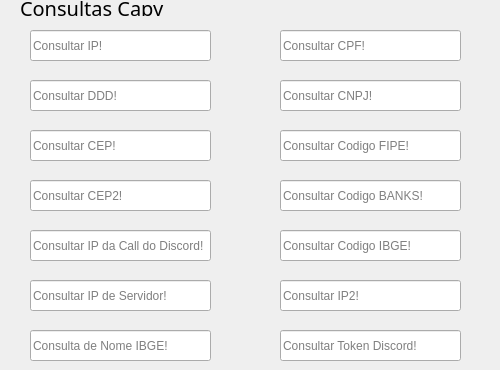
                  <widget class="QWidget" name="menu_page">
                   <widget class="QPushButton" name="consult_ip_btn">
                    <property name="geometry">
                     <rect>
                      <x>210</x>
                      <y>30</y>
                      <width>31</width>
                      <height>31</height>
                     </rect>
                    </property>
                    <property name="styleSheet">
                     <string notr="true">QPushButton {	
	border: none;
	background-color: transparent;
}
QPushButton:hover {
	background-color: rgb(52, 59, 72);
}
QPushButton:pressed {	
	background-color: rgb(85, 170, 0);
}</string>
                    </property>
                    <property name="text">
                     <string/>
                    </property>
                    <property name="icon">
                     <iconset>
                      <normaloff>../ICONS/24x24/cil-arrow-circle-right.png</normaloff>../ICONS/24x24/cil-arrow-circle-right.png</iconset>
                    </property>
                   </widget>
                   <widget class="QLineEdit" name="pick_ip">
                    <property name="geometry">
                     <rect>
                      <x>30</x>
                      <y>30</y>
                      <width>181</width>
                      <height>31</height>
                     </rect>
                    </property>
                    <property name="text">
                     <string/>
                    </property>
                    <property name="placeholderText">
                     <string>Consultar IP!</string>
                    </property>
                   </widget>
                   <widget class="QLabel" name="label_3">
                    <property name="geometry">
                     <rect>
                      <x>0</x>
                      <y>30</y>
                      <width>31</width>
                      <height>31</height>
                     </rect>
                    </property>
                    <property name="text">
                     <string/>
                    </property>
                    <property name="pixmap">
                     <pixmap>../ICONS/20x20/cil-rss.png</pixmap>
                    </property>
                   </widget>
                   <widget class="QPushButton" name="consult_ddd_btn">
                    <property name="geometry">
                     <rect>
                      <x>210</x>
                      <y>80</y>
                      <width>31</width>
                      <height>31</height>
                     </rect>
                    </property>
                    <property name="styleSheet">
                     <string notr="true">QPushButton {	
	border: none;
	background-color: transparent;
}
QPushButton:hover {
	background-color: rgb(52, 59, 72);
}
QPushButton:pressed {	
	background-color: rgb(85, 170, 0);
}</string>
                    </property>
                    <property name="text">
                     <string/>
                    </property>
                    <property name="icon">
                     <iconset>
                      <normaloff>../ICONS/24x24/cil-arrow-circle-right.png</normaloff>../ICONS/24x24/cil-arrow-circle-right.png</iconset>
                    </property>
                   </widget>
                   <widget class="QLineEdit" name="pick_ddd">
                    <property name="geometry">
                     <rect>
                      <x>30</x>
                      <y>80</y>
                      <width>181</width>
                      <height>31</height>
                     </rect>
                    </property>
                    <property name="text">
                     <string/>
                    </property>
                    <property name="placeholderText">
                     <string>Consultar DDD!</string>
                    </property>
                   </widget>
                   <widget class="QLabel" name="label_4">
                    <property name="geometry">
                     <rect>
                      <x>0</x>
                      <y>80</y>
                      <width>31</width>
                      <height>31</height>
                     </rect>
                    </property>
                    <property name="text">
                     <string/>
                    </property>
                    <property name="pixmap">
                     <pixmap>../ICONS/20x20/cil-lightbulb.png</pixmap>
                    </property>
                   </widget>
                   <widget class="QLabel" name="label_7">
                    <property name="geometry">
                     <rect>
                      <x>0</x>
                      <y>130</y>
                      <width>31</width>
                      <height>31</height>
                     </rect>
                    </property>
                    <property name="text">
                     <string/>
                    </property>
                    <property name="pixmap">
                     <pixmap>../ICONS/20x20/cil-rain.png</pixmap>
                    </property>
                   </widget>
                   <widget class="QLineEdit" name="pick_cep">
                    <property name="geometry">
                     <rect>
                      <x>30</x>
                      <y>130</y>
                      <width>181</width>
                      <height>31</height>
                     </rect>
                    </property>
                    <property name="text">
                     <string/>
                    </property>
                    <property name="placeholderText">
                     <string>Consultar CEP!</string>
                    </property>
                   </widget>
                   <widget class="QPushButton" name="consult_cep_btn">
                    <property name="geometry">
                     <rect>
                      <x>210</x>
                      <y>130</y>
                      <width>31</width>
                      <height>31</height>
                     </rect>
                    </property>
                    <property name="styleSheet">
                     <string notr="true">QPushButton {	
	border: none;
	background-color: transparent;
}
QPushButton:hover {
	background-color: rgb(52, 59, 72);
}
QPushButton:pressed {	
	background-color: rgb(85, 170, 0);
}</string>
                    </property>
                    <property name="text">
                     <string/>
                    </property>
                    <property name="icon">
                     <iconset>
                      <normaloff>../ICONS/24x24/cil-arrow-circle-right.png</normaloff>../ICONS/24x24/cil-arrow-circle-right.png</iconset>
                    </property>
                   </widget>
                   <widget class="QLabel" name="label_8">
                    <property name="geometry">
                     <rect>
                      <x>20</x>
                      <y>0</y>
                      <width>161</width>
                      <height>16</height>
                     </rect>
                    </property>
                    <property name="font">
                     <font>
                      <family>Uni Sans Heavy CAPS</family>
                      <pointsize>15</pointsize>
                      <weight>50</weight>
                      <bold>false</bold>
                     </font>
                    </property>
                    <property name="text">
                     <string>Consultas Capy</string>
                    </property>
                   </widget>
                   <widget class="QLabel" name="label_9">
                    <property name="geometry">
                     <rect>
                      <x>0</x>
                      <y>0</y>
                      <width>21</width>
                      <height>16</height>
                     </rect>
                    </property>
                    <property name="text">
                     <string/>
                    </property>
                    <property name="pixmap">
                     <pixmap>../ICONS/16x16/cil-zoom-in.png</pixmap>
                    </property>
                   </widget>
                   <widget class="QLineEdit" name="pick_discord_ip">
                    <property name="geometry">
                     <rect>
                      <x>30</x>
                      <y>230</y>
                      <width>181</width>
                      <height>31</height>
                     </rect>
                    </property>
                    <property name="text">
                     <string/>
                    </property>
                    <property name="placeholderText">
                     <string>Consultar IP da Call do Discord!</string>
                    </property>
                   </widget>
                   <widget class="QPushButton" name="consult_discord_ip_btn">
                    <property name="geometry">
                     <rect>
                      <x>210</x>
                      <y>230</y>
                      <width>31</width>
                      <height>31</height>
                     </rect>
                    </property>
                    <property name="styleSheet">
                     <string notr="true">QPushButton {	
	border: none;
	background-color: transparent;
}
QPushButton:hover {
	background-color: rgb(52, 59, 72);
}
QPushButton:pressed {	
	background-color: rgb(85, 170, 0);
}</string>
                    </property>
                    <property name="text">
                     <string/>
                    </property>
                    <property name="icon">
                     <iconset>
                      <normaloff>../ICONS/24x24/cil-arrow-circle-right.png</normaloff>../ICONS/24x24/cil-arrow-circle-right.png</iconset>
                    </property>
                   </widget>
                   <widget class="QLabel" name="label_14">
                    <property name="geometry">
                     <rect>
                      <x>0</x>
                      <y>230</y>
                      <width>31</width>
                      <height>31</height>
                     </rect>
                    </property>
                    <property name="text">
                     <string/>
                    </property>
                    <property name="pixmap">
                     <pixmap>../ICONS/20x20/cil-location-pin.png</pixmap>
                    </property>
                   </widget>
                   <widget class="QLineEdit" name="pick_cep_2">
                    <property name="geometry">
                     <rect>
                      <x>30</x>
                      <y>180</y>
                      <width>181</width>
                      <height>31</height>
                     </rect>
                    </property>
                    <property name="text">
                     <string/>
                    </property>
                    <property name="placeholderText">
                     <string>Consultar CEP2!</string>
                    </property>
                   </widget>
                   <widget class="QPushButton" name="consult_cep_2_btn">
                    <property name="geometry">
                     <rect>
                      <x>210</x>
                      <y>180</y>
                      <width>31</width>
                      <height>31</height>
                     </rect>
                    </property>
                    <property name="styleSheet">
                     <string notr="true">QPushButton {	
	border: none;
	background-color: transparent;
}
QPushButton:hover {
	background-color: rgb(52, 59, 72);
}
QPushButton:pressed {	
	background-color: rgb(85, 170, 0);
}</string>
                    </property>
                    <property name="text">
                     <string/>
                    </property>
                    <property name="icon">
                     <iconset>
                      <normaloff>../ICONS/24x24/cil-arrow-circle-right.png</normaloff>../ICONS/24x24/cil-arrow-circle-right.png</iconset>
                    </property>
                   </widget>
                   <widget class="QLabel" name="label_15">
                    <property name="geometry">
                     <rect>
                      <x>0</x>
                      <y>180</y>
                      <width>31</width>
                      <height>31</height>
                     </rect>
                    </property>
                    <property name="text">
                     <string/>
                    </property>
                    <property name="pixmap">
                     <pixmap>../ICONS/20x20/cil-star.png</pixmap>
                    </property>
                   </widget>
                   <widget class="QLabel" name="label_16">
                    <property name="geometry">
                     <rect>
                      <x>0</x>
                      <y>330</y>
                      <width>31</width>
                      <height>31</height>
                     </rect>
                    </property>
                    <property name="text">
                     <string/>
                    </property>
                    <property name="pixmap">
                     <pixmap>../ICONS/20x20/cil-mood-very-good.png</pixmap>
                    </property>
                   </widget>
                   <widget class="QLineEdit" name="pick_ibge_name">
                    <property name="geometry">
                     <rect>
                      <x>30</x>
                      <y>330</y>
                      <width>181</width>
                      <height>31</height>
                     </rect>
                    </property>
                    <property name="text">
                     <string/>
                    </property>
                    <property name="placeholderText">
                     <string>Consulta de Nome IBGE!</string>
                    </property>
                   </widget>
                   <widget class="QPushButton" name="consult_ibge_name_btn">
                    <property name="geometry">
                     <rect>
                      <x>210</x>
                      <y>330</y>
                      <width>31</width>
                      <height>31</height>
                     </rect>
                    </property>
                    <property name="styleSheet">
                     <string notr="true">QPushButton {	
	border: none;
	background-color: transparent;
}
QPushButton:hover {
	background-color: rgb(52, 59, 72);
}
QPushButton:pressed {	
	background-color: rgb(85, 170, 0);
}</string>
                    </property>
                    <property name="text">
                     <string/>
                    </property>
                    <property name="icon">
                     <iconset>
                      <normaloff>../ICONS/24x24/cil-arrow-circle-right.png</normaloff>../ICONS/24x24/cil-arrow-circle-right.png</iconset>
                    </property>
                   </widget>
                   <widget class="QLabel" name="label_17">
                    <property name="geometry">
                     <rect>
                      <x>0</x>
                      <y>280</y>
                      <width>31</width>
                      <height>31</height>
                     </rect>
                    </property>
                    <property name="text">
                     <string/>
                    </property>
                    <property name="pixmap">
                     <pixmap>../ICONS/20x20/cil-pin.png</pixmap>
                    </property>
                   </widget>
                   <widget class="QPushButton" name="consult_server_ip_btn">
                    <property name="geometry">
                     <rect>
                      <x>210</x>
                      <y>280</y>
                      <width>31</width>
                      <height>31</height>
                     </rect>
                    </property>
                    <property name="styleSheet">
                     <string notr="true">QPushButton {	
	border: none;
	background-color: transparent;
}
QPushButton:hover {
	background-color: rgb(52, 59, 72);
}
QPushButton:pressed {	
	background-color: rgb(85, 170, 0);
}</string>
                    </property>
                    <property name="text">
                     <string/>
                    </property>
                    <property name="icon">
                     <iconset>
                      <normaloff>../ICONS/24x24/cil-arrow-circle-right.png</normaloff>../ICONS/24x24/cil-arrow-circle-right.png</iconset>
                    </property>
                   </widget>
                   <widget class="QLineEdit" name="pick_server_ip">
                    <property name="geometry">
                     <rect>
                      <x>30</x>
                      <y>280</y>
                      <width>181</width>
                      <height>31</height>
                     </rect>
                    </property>
                    <property name="text">
                     <string/>
                    </property>
                    <property name="placeholderText">
                     <string>Consultar IP de Servidor!</string>
                    </property>
                   </widget>
                   <widget class="QLabel" name="label_18">
                    <property name="geometry">
                     <rect>
                      <x>250</x>
                      <y>80</y>
                      <width>31</width>
                      <height>31</height>
                     </rect>
                    </property>
                    <property name="text">
                     <string/>
                    </property>
                    <property name="pixmap">
                     <pixmap>../ICONS/20x20/cil-link-broken.png</pixmap>
                    </property>
                   </widget>
                   <widget class="QLineEdit" name="pick_cnpj">
                    <property name="geometry">
                     <rect>
                      <x>280</x>
                      <y>80</y>
                      <width>181</width>
                      <height>31</height>
                     </rect>
                    </property>
                    <property name="text">
                     <string/>
                    </property>
                    <property name="placeholderText">
                     <string>Consultar CNPJ!</string>
                    </property>
                   </widget>
                   <widget class="QPushButton" name="consult_cnpj_btn">
                    <property name="geometry">
                     <rect>
                      <x>460</x>
                      <y>80</y>
                      <width>31</width>
                      <height>31</height>
                     </rect>
                    </property>
                    <property name="styleSheet">
                     <string notr="true">QPushButton {	
	border: none;
	background-color: transparent;
}
QPushButton:hover {
	background-color: rgb(52, 59, 72);
}
QPushButton:pressed {	
	background-color: rgb(85, 170, 0);
}</string>
                    </property>
                    <property name="text">
                     <string/>
                    </property>
                    <property name="icon">
                     <iconset>
                      <normaloff>../ICONS/24x24/cil-arrow-circle-right.png</normaloff>../ICONS/24x24/cil-arrow-circle-right.png</iconset>
                    </property>
                   </widget>
                   <widget class="QLineEdit" name="pick_cpf">
                    <property name="geometry">
                     <rect>
                      <x>280</x>
                      <y>30</y>
                      <width>181</width>
                      <height>31</height>
                     </rect>
                    </property>
                    <property name="text">
                     <string/>
                    </property>
                    <property name="placeholderText">
                     <string>Consultar CPF!</string>
                    </property>
                   </widget>
                   <widget class="QPushButton" name="consult_cpf_btn">
                    <property name="geometry">
                     <rect>
                      <x>460</x>
                      <y>30</y>
                      <width>31</width>
                      <height>31</height>
                     </rect>
                    </property>
                    <property name="styleSheet">
                     <string notr="true">QPushButton {	
	border: none;
	background-color: transparent;
}
QPushButton:hover {
	background-color: rgb(52, 59, 72);
}
QPushButton:pressed {	
	background-color: rgb(85, 170, 0);
}</string>
                    </property>
                    <property name="text">
                     <string/>
                    </property>
                    <property name="icon">
                     <iconset>
                      <normaloff>../ICONS/24x24/cil-arrow-circle-right.png</normaloff>../ICONS/24x24/cil-arrow-circle-right.png</iconset>
                    </property>
                   </widget>
                   <widget class="QLabel" name="label_19">
                    <property name="geometry">
                     <rect>
                      <x>250</x>
                      <y>30</y>
                      <width>31</width>
                      <height>31</height>
                     </rect>
                    </property>
                    <property name="text">
                     <string/>
                    </property>
                    <property name="pixmap">
                     <pixmap>../ICONS/20x20/cil-paperclip.png</pixmap>
                    </property>
                   </widget>
                   <widget class="QLineEdit" name="pick_fipe_code">
                    <property name="geometry">
                     <rect>
                      <x>280</x>
                      <y>130</y>
                      <width>181</width>
                      <height>31</height>
                     </rect>
                    </property>
                    <property name="text">
                     <string/>
                    </property>
                    <property name="placeholderText">
                     <string>Consultar Codigo FIPE!</string>
                    </property>
                   </widget>
                   <widget class="QPushButton" name="consult_fipe_code_btn">
                    <property name="geometry">
                     <rect>
                      <x>460</x>
                      <y>130</y>
                      <width>31</width>
                      <height>31</height>
                     </rect>
                    </property>
                    <property name="styleSheet">
                     <string notr="true">QPushButton {	
	border: none;
	background-color: transparent;
}
QPushButton:hover {
	background-color: rgb(52, 59, 72);
}
QPushButton:pressed {	
	background-color: rgb(85, 170, 0);
}</string>
                    </property>
                    <property name="text">
                     <string/>
                    </property>
                    <property name="icon">
                     <iconset>
                      <normaloff>../ICONS/24x24/cil-arrow-circle-right.png</normaloff>../ICONS/24x24/cil-arrow-circle-right.png</iconset>
                    </property>
                   </widget>
                   <widget class="QLabel" name="label_20">
                    <property name="geometry">
                     <rect>
                      <x>250</x>
                      <y>130</y>
                      <width>31</width>
                      <height>31</height>
                     </rect>
                    </property>
                    <property name="text">
                     <string/>
                    </property>
                    <property name="pixmap">
                     <pixmap>../ICONS/20x20/cil-speedometer.png</pixmap>
                    </property>
                   </widget>
                   <widget class="QPushButton" name="consult_banks_code_btn">
                    <property name="geometry">
                     <rect>
                      <x>460</x>
                      <y>180</y>
                      <width>31</width>
                      <height>31</height>
                     </rect>
                    </property>
                    <property name="styleSheet">
                     <string notr="true">QPushButton {	
	border: none;
	background-color: transparent;
}
QPushButton:hover {
	background-color: rgb(52, 59, 72);
}
QPushButton:pressed {	
	background-color: rgb(85, 170, 0);
}</string>
                    </property>
                    <property name="text">
                     <string/>
                    </property>
                    <property name="icon">
                     <iconset>
                      <normaloff>../ICONS/24x24/cil-arrow-circle-right.png</normaloff>../ICONS/24x24/cil-arrow-circle-right.png</iconset>
                    </property>
                   </widget>
                   <widget class="QLabel" name="label_21">
                    <property name="geometry">
                     <rect>
                      <x>250</x>
                      <y>180</y>
                      <width>31</width>
                      <height>31</height>
                     </rect>
                    </property>
                    <property name="text">
                     <string/>
                    </property>
                    <property name="pixmap">
                     <pixmap>../ICONS/20x20/cil-https.png</pixmap>
                    </property>
                   </widget>
                   <widget class="QLineEdit" name="pick_banks_code">
                    <property name="geometry">
                     <rect>
                      <x>280</x>
                      <y>180</y>
                      <width>181</width>
                      <height>31</height>
                     </rect>
                    </property>
                    <property name="text">
                     <string/>
                    </property>
                    <property name="placeholderText">
                     <string>Consultar Codigo BANKS!</string>
                    </property>
                   </widget>
                   <widget class="QLabel" name="label_22">
                    <property name="geometry">
                     <rect>
                      <x>250</x>
                      <y>230</y>
                      <width>31</width>
                      <height>31</height>
                     </rect>
                    </property>
                    <property name="text">
                     <string/>
                    </property>
                    <property name="pixmap">
                     <pixmap>../ICONS/20x20/cil-envelope-closed.png</pixmap>
                    </property>
                   </widget>
                   <widget class="QLineEdit" name="pick_ibge_code">
                    <property name="geometry">
                     <rect>
                      <x>280</x>
                      <y>230</y>
                      <width>181</width>
                      <height>31</height>
                     </rect>
                    </property>
                    <property name="text">
                     <string/>
                    </property>
                    <property name="placeholderText">
                     <string>Consultar Codigo IBGE!</string>
                    </property>
                   </widget>
                   <widget class="QPushButton" name="consult_ibge_code_btn">
                    <property name="geometry">
                     <rect>
                      <x>460</x>
                      <y>230</y>
                      <width>31</width>
                      <height>31</height>
                     </rect>
                    </property>
                    <property name="styleSheet">
                     <string notr="true">QPushButton {	
	border: none;
	background-color: transparent;
}
QPushButton:hover {
	background-color: rgb(52, 59, 72);
}
QPushButton:pressed {	
	background-color: rgb(85, 170, 0);
}</string>
                    </property>
                    <property name="text">
                     <string/>
                    </property>
                    <property name="icon">
                     <iconset>
                      <normaloff>../ICONS/24x24/cil-arrow-circle-right.png</normaloff>../ICONS/24x24/cil-arrow-circle-right.png</iconset>
                    </property>
                   </widget>
                   <widget class="QLineEdit" name="pick_ip2">
                    <property name="geometry">
                     <rect>
                      <x>280</x>
                      <y>280</y>
                      <width>181</width>
                      <height>31</height>
                     </rect>
                    </property>
                    <property name="text">
                     <string/>
                    </property>
                    <property name="placeholderText">
                     <string>Consultar IP2!</string>
                    </property>
                   </widget>
                   <widget class="QLabel" name="label_23">
                    <property name="geometry">
                     <rect>
                      <x>250</x>
                      <y>280</y>
                      <width>31</width>
                      <height>31</height>
                     </rect>
                    </property>
                    <property name="text">
                     <string/>
                    </property>
                    <property name="pixmap">
                     <pixmap>../ICONS/20x20/cil-gamepad.png</pixmap>
                    </property>
                   </widget>
                   <widget class="QPushButton" name="consult_ip2_btn">
                    <property name="geometry">
                     <rect>
                      <x>460</x>
                      <y>280</y>
                      <width>31</width>
                      <height>31</height>
                     </rect>
                    </property>
                    <property name="styleSheet">
                     <string notr="true">QPushButton {	
	border: none;
	background-color: transparent;
}
QPushButton:hover {
	background-color: rgb(52, 59, 72);
}
QPushButton:pressed {	
	background-color: rgb(85, 170, 0);
}</string>
                    </property>
                    <property name="text">
                     <string/>
                    </property>
                    <property name="icon">
                     <iconset>
                      <normaloff>../ICONS/24x24/cil-arrow-circle-right.png</normaloff>../ICONS/24x24/cil-arrow-circle-right.png</iconset>
                    </property>
                   </widget>
                   <widget class="QLineEdit" name="pick_discord_token">
                    <property name="geometry">
                     <rect>
                      <x>280</x>
                      <y>330</y>
                      <width>181</width>
                      <height>31</height>
                     </rect>
                    </property>
                    <property name="text">
                     <string/>
                    </property>
                    <property name="placeholderText">
                     <string>Consultar Token Discord!</string>
                    </property>
                   </widget>
                   <widget class="QLabel" name="label_66">
                    <property name="geometry">
                     <rect>
                      <x>250</x>
                      <y>330</y>
                      <width>31</width>
                      <height>31</height>
                     </rect>
                    </property>
                    <property name="text">
                     <string/>
                    </property>
                    <property name="pixmap">
                     <pixmap>../ICONS/20x20/cil-https.png</pixmap>
                    </property>
                   </widget>
                   <widget class="QPushButton" name="consult_discord_info_btn">
                    <property name="geometry">
                     <rect>
                      <x>460</x>
                      <y>330</y>
                      <width>31</width>
                      <height>31</height>
                     </rect>
                    </property>
                    <property name="styleSheet">
                     <string notr="true">QPushButton {	
	border: none;
	background-color: transparent;
}
QPushButton:hover {
	background-color: rgb(52, 59, 72);
}
QPushButton:pressed {	
	background-color: rgb(85, 170, 0);
}</string>
                    </property>
                    <property name="text">
                     <string/>
                    </property>
                    <property name="icon">
                     <iconset>
                      <normaloff>../ICONS/24x24/cil-arrow-circle-right.png</normaloff>../ICONS/24x24/cil-arrow-circle-right.png</iconset>
                    </property>
                   </widget>
                   <zorder>label_66</zorder>
                   <zorder>label_23</zorder>
                   <zorder>label_20</zorder>
                   <zorder>label_19</zorder>
                   <zorder>label_14</zorder>
                   <zorder>label_15</zorder>
                   <zorder>label_4</zorder>
                   <zorder>label_3</zorder>
                   <zorder>consult_ip_btn</zorder>
                   <zorder>pick_ip</zorder>
                   <zorder>consult_ddd_btn</zorder>
                   <zorder>pick_ddd</zorder>
                   <zorder>label_7</zorder>
                   <zorder>pick_cep</zorder>
                   <zorder>consult_cep_btn</zorder>
                   <zorder>label_8</zorder>
                   <zorder>label_9</zorder>
                   <zorder>pick_discord_ip</zorder>
                   <zorder>consult_discord_ip_btn</zorder>
                   <zorder>pick_cep_2</zorder>
                   <zorder>consult_cep_2_btn</zorder>
                   <zorder>label_16</zorder>
                   <zorder>pick_ibge_name</zorder>
                   <zorder>consult_ibge_name_btn</zorder>
                   <zorder>label_17</zorder>
                   <zorder>consult_server_ip_btn</zorder>
                   <zorder>pick_server_ip</zorder>
                   <zorder>label_18</zorder>
                   <zorder>pick_cnpj</zorder>
                   <zorder>consult_cnpj_btn</zorder>
                   <zorder>pick_cpf</zorder>
                   <zorder>consult_cpf_btn</zorder>
                   <zorder>pick_fipe_code</zorder>
                   <zorder>consult_fipe_code_btn</zorder>
                   <zorder>consult_banks_code_btn</zorder>
                   <zorder>label_21</zorder>
                   <zorder>pick_banks_code</zorder>
                   <zorder>label_22</zorder>
                   <zorder>pick_ibge_code</zorder>
                   <zorder>consult_ibge_code_btn</zorder>
                   <zorder>pick_ip2</zorder>
                   <zorder>consult_ip2_btn</zorder>
                   <zorder>pick_discord_token</zorder>
                   <zorder>consult_discord_info_btn</zorder>
                  </widget>
